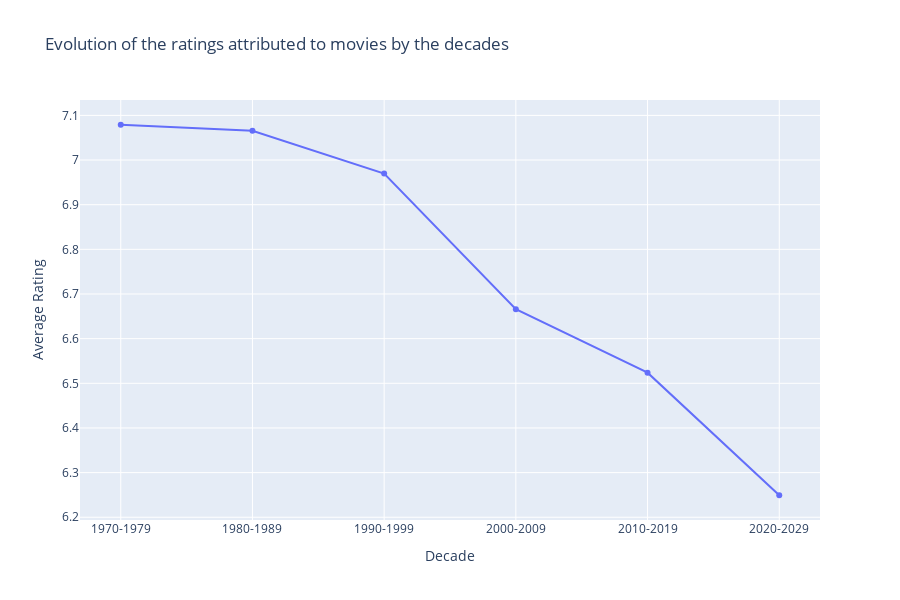

The cell this chart's notebook holds for it:
### Markdown cell above
We have observed a downward trend in film ratings since 1970. Let's see what that looks like by looking at decades.

### Code cell
# We define the limits of the decades
bins = [1969, 1979, 1989, 1999, 2009, 2019, 2029]
labels = ["1970-1979", "1980-1989", "1990-1999", "2000-2009", "2010-2019", "2020-2029"]

# We use pd.cut to create a "Decade" column
df['Decade'] = pd.cut(df['Release Year'], bins=bins, labels=labels, right=True)

# We group by decade and compute the average rating
rating_per_decade = df.groupby("Decade")["Rating"].mean().reset_index()

# We plot the graph representing the evolution of the ratings attributed to movies by the decades
fig = px.line(
    rating_per_decade,
    x="Decade", y="Rating",
    title="Evolution of the ratings attributed to movies by the decades",
    markers=True,
    height=600)

fig.update_layout(
    xaxis_title = "Decade",
    yaxis_title = "Average Rating")

fig.show()

### Figure 1 — Plotly figure (JSON) as saved in the notebook; plotly's stock layout.template omitted (floating-point values rounded to 4 significant figures)
{"data": [{"hovertemplate": "Decade=%{x}<br>Rating=%{y}<extra></extra>", "legendgroup": "", "line": {"color": "#636efa", "dash": "solid"}, "marker": {"symbol": "circle"}, "mode": "lines+markers", "name": "", "orientation": "v", "showlegend": false, "type": "scatter", "x": ["1970-1979", "1980-1989", "1990-1999", "2000-2009", "2010-2019", "2020-2029"], "xaxis": "x", "y": [7.079, 7.066, 6.97, 6.666, 6.524, 6.249], "yaxis": "y"}], "layout": {"height": 600, "legend": {"tracegroupgap": 0}, "title": {"text": "Evolution of the ratings attributed to movies by the decades"}, "xaxis": {"anchor": "y", "domain": [0, 1], "title": {"text": "Decade"}}, "yaxis": {"anchor": "x", "domain": [0, 1], "title": {"text": "Average Rating"}}}}
